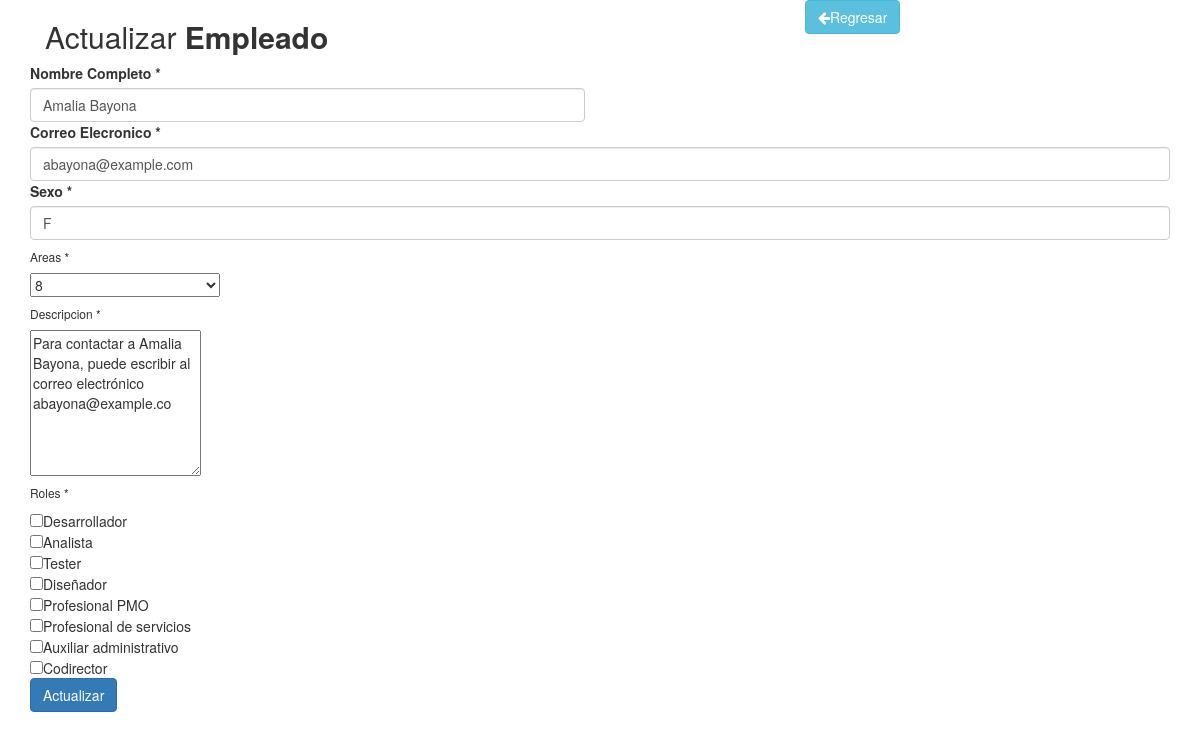
Page /update.php?id=4 on the committed database.
### tables this page shows
CREATE TABLE `empleado` (
  `id` int(11) NOT NULL,
  `nombre_empleado` varchar(255) NOT NULL,
  `email` varchar(255) NOT NULL,
  `sexo` char(1) NOT NULL,
  `area_id` int(11) NOT NULL,
  `descripcion` text NOT NULL
);

CREATE TABLE `roles` (
  `id` int(11) NOT NULL,
  `nombre` varchar(255) NOT NULL
);

### data.php (called while the page is built, shortened)
<?php
require 'Empleado.php';
class Data{
      private $host;
      private $user;
      private $pass;
      private $base;
	  private $port;
public function __construct()
{
	$this->host ="localhost";
	$this->user ="root";
	$this->pass="";
	$this->base="prueba_tecnica_dev";
	$this->port=3306;
}
public function connect(){
$this->con = new mysqli($this->host,$this->user,$this->pass,$this->base,$this->port);
if($this->con->connect_error){
die("No se logro la conexion : ".$this->con->connect_error);
}else{
	return $this->con;
}
}
public function find($id):Empleado
{
	$e=new Empleado();
    $id=$this->connect()->real_escape_string($id);
	$sql = "Select * from empleado where id=$id;";
	$res = $this->connect()->query($sql);
	if ($res->num_rows > 0){
       $datos = $res->fetch_object();
       $e->setId($datos->id);
	   $e->setNombre_empleado($datos->nombre_empleado);
	   $e->setEmail($datos->email);
	   $e->setSexo($datos->sexo);
       $e->setArea_id($datos->area_id);
	   $e->setDescripcion($datos->descripcion);
	}
	return $e;
}
}
?>

### Empleado.php (called while the page is built, shortened)
<?php
class Empleado{
private $nombre_empleado;
private $email;
private $sexo;
private $area_id;
private $descripcion;
public function __construct(){
 $this->nombre_empleado="";
 $this->email="";
 $this->sexo="";
 $this->area_id=0;
 $this->descripcion="";
}
public function setNombre_empleado($nombre_empleado){
	$this->nombre_empleado=$nombre_empleado;
}
public function getNombre_empleado(){
	return $this->nombre_empleado;
}
public function setEmail($email){
	$this->email=$email;
}
public function getEmail(){
	return $this->email;
}
public function setSexo($sexo){
   $this->sexo=$sexo;
}
public function getSexo(){
	return $this->sexo;
}
public function setArea_id($area_id){
	$this->area_id=$area_id;
}
public function getArea_id(){
	return $this->area_id;
}
public function setDescripcion($descripcion){
	$this->descripcion=$descripcion;
}
public function getDescripcion(){
     return $this->descripcion;
}
}
?>

### update.php (the view, shortened to what this page needs)
<?php
if(isset($_POST['actualizar'])){
require 'data.php';
$empleado =new Empleado();
$empleado->setId($_POST['id']);
$empleado->setNombre_empleado($_POST['nombre_empleado']);
$empleado->setEmail($_POST['email']);
$empleado->setSexo($_POST['sexo']);
$empleado->setArea_id($_POST['area_id']);
$empleado->setDescripcion($_POST['descripcion']);
print_r($_POST);
$db = new Data();
$respuesta = $db->update($empleado);
if($respuesta){
$mensaje="Empleado Actualizado correctamente";
$class="alert alert-success";
}else{
$mensaje="Empleado no existe";
$class="alert alert-danger";
}
}elseif(isset($_GET['id'])){
require 'data.php';
$empleado = new Data();
$empleado = $empleado->find($_GET['id']);
}
?>
<?php
  $mysqli = new mysqli("localhost", "root", "", "prueba_tecnica_dev");
?>
<html>
	 <head>
          <link rel="stylesheet" href="https://maxcdn.bootstrapcdn.com/font-awesome/4.7.0/css/font-awesome.min.css">
          <link rel="stylesheet" href="https://maxcdn.bootstrapcdn.com/bootstrap/3.3.7/css/bootstrap.min.css">
     </head>
	 <body>
		  <div class="container">
		    <div class="table-wrapper">
			   <div class="table-title">
				  <div class="col-sm-8"><h2>Actualizar <strong>Empleado</strong></h2></div>
				     <div class="col-sm-4">
				         <a href="index.php" class="btn btn-info add-new"><i class="fa fa-arrow-left"></i>Regresar</a>
				    </div>
				</div>
			</div>
			<div class="row">
				<form action="" method="POST">
					<div class="col-md-6">
						<label for="name">Nombre Completo * </label>
						<input type="text" name="nombre_empleado" id="nombre_empleado" class="form-control" required value="<?php echo $empleado->getNombre_empleado(); ?>" />
					</div>
				    <div class="col-md-12">
						<label for="name">Correo Elecronico * </label>
						<input type="email" name="email" id="email" class="form-control" required value="<?php echo $empleado->getEmail(); ?>" />
					</div>
					<div class="col-md-12">
						<label for="name">Sexo * </label>
						<input type="text" name="sexo" id="sexo" class="form-control" required value="<?php echo $empleado->getSexo(); ?>" />
					</div>
					<div class="col-md-12">
					       <h6>Areas *</h6>
						<select name="area_id" id="area_id" >
                              <option value="area_id"  ><?php echo $empleado->getArea_id(); ?></option>
                    </select>
					</div>
					<div class="col-md-12">
						<h6>Descripcion *</h6>
						<textarea  id="descripcion" name="descripcion"  rows="7" cols="20"><?php echo $empleado->getDescripcion(); ?></textarea>
					</div>
				     <div class="col-md-12">
					     <h6>Roles *</h6>
						  <?php
                                 $query = $mysqli -> query ("SELECT * FROM roles");
                                   while($row = mysqli_fetch_array($query)){
                                     $c = array($row["id"]);
                                     $x = $row["nombre"];
                                     if (in_array($x,$c))
                                         {
                                             echo "<input name='checkbox[]' type='checkbox' value='$row[id]' checked='checked' />".$row["nombre"]."<br />";
                                         } else { echo "<input name='checkbox[]' type='checkbox' value='$row[id]' />".$row["nombre"]."<br />"; }
                                         }
                                ?>
					</div>
					 <div class="col-md-12">
						<button id="actualizar" name="actualizar" type="submit" class="btn btn-primary">Actualizar</button>
					</div>
				</form>
			</div>
		</div>
</body>
</html>

### rows in the picture
empleado: nombre_empleado "Amalia Bayona", email "abayona@example.com", sexo "F", area_id "8", descripcion "Para contactar a Amalia Bayona, puede escribir al correo electrónico abayona@example.co"
roles: nombre "Desarrollador"
roles: nombre "Analista"
roles: nombre "Tester"
roles: nombre "Diseñador"
roles: nombre "Profesional PMO"
roles: nombre "Profesional de servicios"
roles: nombre "Auxiliar administrativo"
roles: nombre "Codirector"
